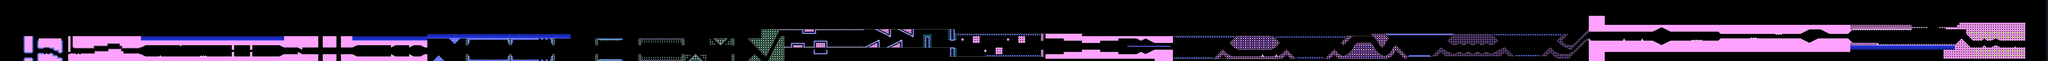

The image is a tile-based game level rendered from a .tmx file. Its description and source (layers, tilesets, objects; grid data summarised) follow:
An orthogonal 901x27 tile map with 16x16 px tiles, 2 tile layers (l2, l1), 2 tilesets and 449 objects.

<map version="1.10" tiledversion="1.12.2" orientation="orthogonal" renderorder="right-down" width="901" height="27" tilewidth="16" tileheight="16" infinite="0" nextlayerid="8" nextobjectid="1160">
 <editorsettings>
  <export target="fireaura_sumsar.json" format="json" />
 </editorsettings>
 <properties>
  <property name="BG" type="color" value="#ff00c600" />
  <property name="Background Type" type="int" value="3" />
  <property name="COL1" type="color" value="#ffff0000" />
  <property name="COL2" type="color" value="#ff000000" />
  <property name="COL3" type="color" value="#ff000000" />
  <property name="COL4" type="color" value="#ffffffff" />
  <property name="Difficulty" value="NORMAL" />
  <property name="GROUND" type="color" value="#ffff0000" />
  <property name="Gamemode" type="int" value="0" />
  <property name="Ground Type" type="int" value="2" />
  <property name="Level name" value="DORABAEBASIC6" />
  <property name="OBJ" type="color" value="#ffffffff" />
  <property name="Song" value="TOE" />
  <property name="Speed" type="int" value="0" />
  <property name="Stars" type="int" value="3" />
 </properties>
 <tileset firstgid="1" source="famidash.tsx" />
 <tileset firstgid="16385" source="sprites.tsx" />
 <layer id="4" name="l2" width="901" height="27">
  <data>[24327 cells, 24326 non-empty, 35 distinct tile ids]</data>
 </layer>
 <layer id="1" name="l1" width="901" height="27">
  <data>[24327 cells, 24319 non-empty, 216 distinct tile ids]</data>
 </layer>
 <objectgroup id="7" name="SP">
  <object id="554" gid="16503" x="240" y="400" width="16" height="16">
   <properties>
    <property name="color channel" value="P1" />
   </properties>
  </object>
  <object id="555" gid="16403" x="240" y="400" width="16" height="16" />
  <object id="556" gid="16388" x="238" y="432" width="16" height="16">
   <properties>
    <property name="Channel" value="1" />
    <property name="Color" type="color" value="#ff00c600" />
    <property name="Frames" type="int" value="19" />
   </properties>
  </object>
  <object id="557" gid="16388" x="238" y="415" width="16" height="16">
   <properties>
    <property name="Channel" value="GROUND" />
    <property name="Color" type="color" value="#ff00c600" />
    <property name="Frames" type="int" value="19" />
   </properties>
  </object>
  <object id="558" gid="16388" x="239" y="378" width="16" height="16">
   <properties>
    <property name="Channel" value="BG" />
    <property name="Color" type="color" value="#ffff0000" />
    <property name="Frames" type="int" value="19" />
   </properties>
  </object>
  <object id="559" gid="16402" x="448" y="432" width="16" height="16" />
  <object id="560" gid="16402" x="480" y="384" width="16" height="16">
   <properties>
    <property name="vflip" type="bool" value="true" />
   </properties>
  </object>
  <object id="561" gid="16388" x="496" y="336" width="16" height="16">
   <properties>
    <property name="Channel" value="1" />
    <property name="Color" type="color" value="#ffffff00" />
    <property name="Frames" type="int" value="18" />
   </properties>
  </object>
  <object id="562" gid="16388" x="496" y="320" width="16" height="16">
   <properties>
    <property name="Channel" value="BG" />
    <property name="Color" type="color" value="#ff0000ff" />
    <property name="Frames" type="int" value="18" />
   </properties>
  </object>
  <object id="563" gid="16388" x="496" y="352" width="16" height="16">
   <properties>
    <property name="Channel" value="GROUND" />
    <property name="Color" type="color" value="#ffffff00" />
    <property name="Frames" type="int" value="18" />
   </properties>
  </object>
  <object id="564" gid="16388" x="752" y="240" width="16" height="16">
   <properties>
    <property name="Channel" value="BG" />
    <property name="Color" type="color" value="#ffffff00" />
    <property name="Frames" type="int" value="18" />
   </properties>
  </object>
  <object id="565" gid="16388" x="752" y="224" width="16" height="16">
   <properties>
    <property name="Channel" value="1" />
    <property name="Color" type="color" value="#ff0000ff" />
    <property name="Frames" type="int" value="18" />
   </properties>
  </object>
  <object id="566" gid="16388" x="752" y="256" width="16" height="16">
   <properties>
    <property name="Channel" value="GROUND" />
    <property name="Color" type="color" value="#ff0000ff" />
    <property name="Frames" type="int" value="18" />
   </properties>
  </object>
  <object id="567" gid="16457" x="992" y="368" width="16" height="16" />
  <object id="568" gid="16403" x="1424" y="400" width="16" height="16">
   <properties>
    <property name="bg layer" value="2" />
   </properties>
  </object>
  <object id="569" gid="16514" x="1424" y="384" width="16" height="16">
   <properties>
    <property name="color channel" value="4" />
    <property name="enable rotation" type="bool" value="true" />
    <property name="rotation angle" type="int" value="90" />
   </properties>
  </object>
  <object id="570" gid="16514" x="1424" y="368" width="16" height="16">
   <properties>
    <property name="color channel" value="4" />
    <property name="enable rotation" type="bool" value="true" />
    <property name="rotation angle" type="int" value="90" />
   </properties>
  </object>
  <object id="571" gid="16458" x="1984" y="368" width="16" height="16">
   <properties>
    <property name="hflip" type="bool" value="true" />
   </properties>
  </object>
  <object id="572" gid="16388" x="992" y="240" width="16" height="16">
   <properties>
    <property name="Channel" value="BG" />
    <property name="Color" type="color" value="#ffdd00ff" />
    <property name="Frames" type="int" value="30" />
   </properties>
  </object>
  <object id="573" gid="16388" x="992" y="224" width="16" height="16">
   <properties>
    <property name="Channel" value="1" />
    <property name="Color" type="color" value="#ffffdd00" />
    <property name="Frames" type="int" value="30" />
   </properties>
  </object>
  <object id="574" gid="16388" x="992" y="256" width="16" height="16">
   <properties>
    <property name="Channel" value="GROUND" />
    <property name="Color" type="color" value="#ffffdd00" />
    <property name="Frames" type="int" value="30" />
   </properties>
  </object>
  <object id="575" gid="16388" x="1240" y="240" width="16" height="16">
   <properties>
    <property name="Channel" value="1" />
    <property name="Color" type="color" value="#ffdd00ff" />
    <property name="Frames" type="int" value="30" />
   </properties>
  </object>
  <object id="576" gid="16388" x="1240" y="224" width="16" height="16">
   <properties>
    <property name="Channel" value="BG" />
    <property name="Color" type="color" value="#ffffdd00" />
    <property name="Frames" type="int" value="30" />
   </properties>
  </object>
  <object id="577" gid="16388" x="1240" y="256" width="16" height="16">
   <properties>
    <property name="Channel" value="GROUND" />
    <property name="Color" type="color" value="#ffdd00ff" />
    <property name="Frames" type="int" value="30" />
   </properties>
  </object>
  <object id="578" gid="16388" x="1480" y="240" width="16" height="16">
   <properties>
    <property name="Channel" value="1" />
    <property name="Color" type="color" value="#ff00fff0" />
    <property name="Frames" type="int" value="30" />
   </properties>
  </object>
  <object id="579" gid="16388" x="1480" y="224" width="16" height="16">
   <properties>
    <property name="Channel" value="BG" />
    <property name="Color" type="color" value="#ff0000ff" />
    <property name="Frames" type="int" value="30" />
   </properties>
  </object>
  </objectgroup>
</map>
<!-- 423 of 449 objects omitted -->
